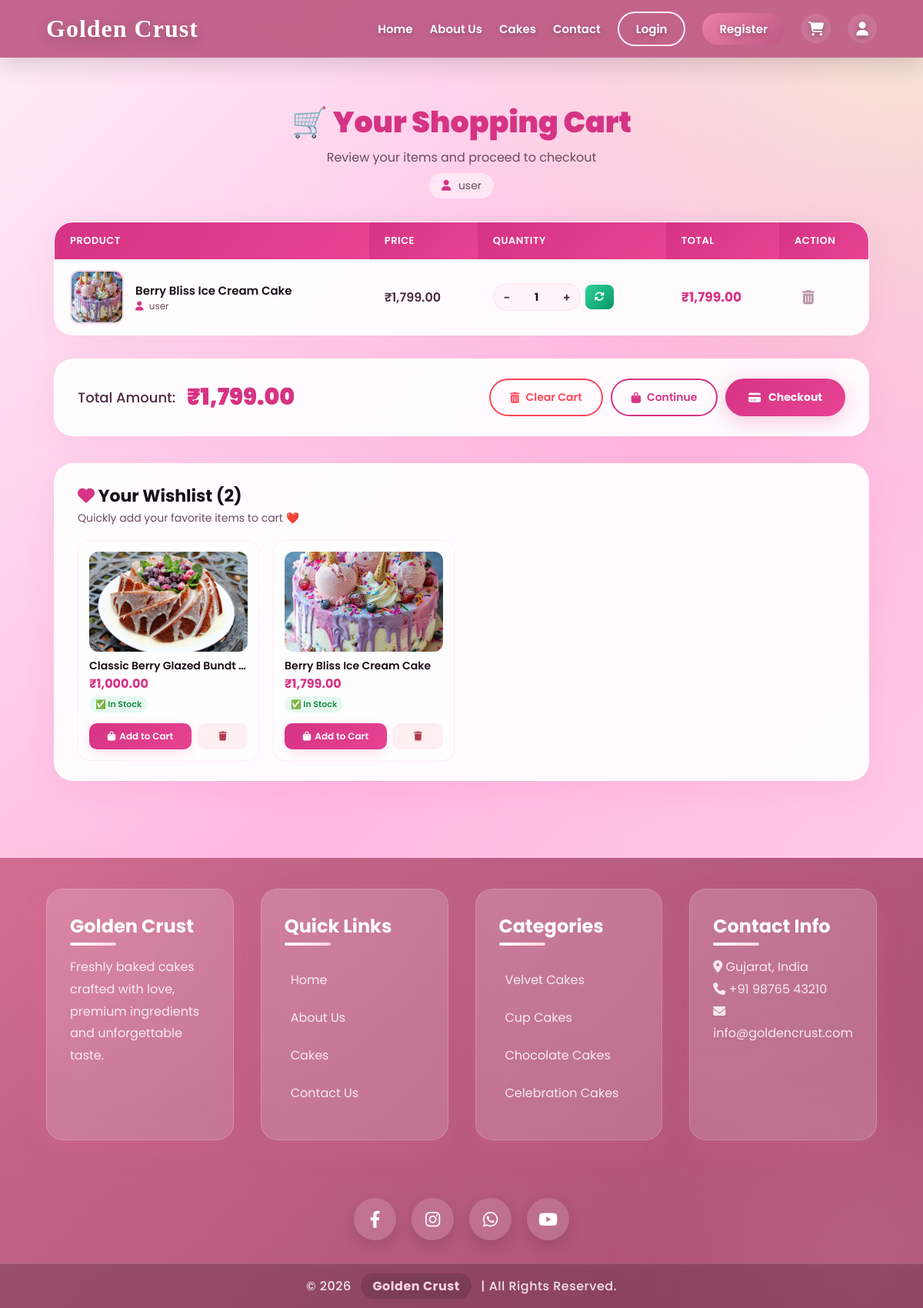
/cart.php (signed in), run on the app's committed database.
### tables this page shows
CREATE TABLE `users` (
  `id` int(11) NOT NULL,
  `name` varchar(100) NOT NULL,
  `address` text DEFAULT NULL,
  `city` varchar(100) DEFAULT NULL,
  `pincode` varchar(10) DEFAULT NULL,
  `state` varchar(100) DEFAULT NULL,
  `country` varchar(100) DEFAULT NULL,
  `username` varchar(100) DEFAULT NULL,
  `email` varchar(100) NOT NULL,
  `dob` date DEFAULT NULL,
  `password` varchar(100) NOT NULL,
  `gender` enum('Male','Female','Other') DEFAULT NULL,
  `mobileno` varchar(15) DEFAULT NULL,
  `created_at` timestamp NOT NULL DEFAULT current_timestamp(),
  `phone` varchar(20) DEFAULT NULL
);

CREATE TABLE `cart` (
  `id` int(11) NOT NULL,
  `user_id` int(11) NOT NULL,
  `product_id` int(11) NOT NULL,
  `itemname` varchar(255) NOT NULL,
  `price` decimal(10,2) NOT NULL,
  `quantity` int(11) NOT NULL DEFAULT 1,
  `total` decimal(10,2) NOT NULL,
  `img` varchar(255) DEFAULT NULL,
  `username` varchar(100) NOT NULL,
  `created_at` timestamp NOT NULL DEFAULT current_timestamp()
);

CREATE TABLE `wishlist` (
  `id` int(11) NOT NULL,
  `user_id` int(11) NOT NULL,
  `product_id` int(11) NOT NULL,
  `added_date` datetime DEFAULT current_timestamp()
);

CREATE TABLE `cakes` (
  `id` int(11) NOT NULL,
  `itemname` varchar(255) NOT NULL,
  `categories` enum('Chocolate','Fruit','Bundt','Velvet','Celebration','Ice Cream','Cupcake','Roll','Pastry') NOT NULL,
  `price` decimal(10,2) NOT NULL,
  `img` varchar(255) DEFAULT NULL,
  `description` text DEFAULT NULL,
  `stock` int(11) NOT NULL DEFAULT 0,
  `created_at` timestamp NOT NULL DEFAULT current_timestamp()
);

### cart.php (the view, shortened to what this page needs)
<?php
$conn = mysqli_connect("localhost","root","","golden_crust");
$user_id = $_SESSION['user_id'] ?? 0;
$user_query = mysqli_query($conn, "SELECT username FROM users WHERE id = '$user_id'");
$user_data = mysqli_fetch_assoc($user_query);
$username = $user_data['username'] ?? 'User';
$query = "SELECT * FROM cart WHERE user_id = '$user_id' ORDER BY created_at DESC";
$result = mysqli_query($conn, $query);
$grand_total = 0;
$cart_items = [];
while($row = mysqli_fetch_assoc($result)){
    $cart_items[] = $row;
    $grand_total += $row['total'];
}
$wishlist_items = [];
$wishlist_query = "
    SELECT w.*, c.itemname, c.price, c.img, c.description, c.stock
    FROM wishlist w
    JOIN cakes c ON w.product_id = c.id
    WHERE w.user_id = '$user_id'
    ORDER BY w.added_date DESC
";
$wishlist_result = mysqli_query($conn, $wishlist_query);
while($row = mysqli_fetch_assoc($wishlist_result)){
    $wishlist_items[] = $row;
}
$wishlist_count = count($wishlist_items);
?>
<!DOCTYPE html>
<html>
<head>
    <link rel="stylesheet" href="https://cdnjs.cloudflare.com/ajax/libs/font-awesome/6.4.0/css/all.min.css">
         <link rel="stylesheet" href="css/style.css">
    <link rel="stylesheet" href="css/cart.css">
</head>
<body>
<?php include 'includes/navbar.php'; ?>
<div class="cart-container">
    <div class="cart-header">
        <h1>🛒 Your Shopping Cart</h1>
        <p>Review your items and proceed to checkout</p>
        <div class="user-info">
            <i class="fas fa-user"></i> <?php echo htmlspecialchars($username); ?>
        </div>
    </div>
    <?php if(count($cart_items) > 0): ?>
        <div class="cart-table">
            <table>
                <thead>
                    <tr>
                        <th>Product</th>
                        <th>Price</th>
                        <th>Quantity</th>
                        <th>Total</th>
                        <th>Action</th>
                    </tr>
                </thead>
                <tbody>
                    <?php foreach($cart_items as $item): ?>
                    <tr>
                        <td>
                            <div class="product-info">
                                <?php if(!empty($item['img'])): ?>
                                    <img src="admin/uploads/<?php echo $item['img']; ?>" alt="<?php echo htmlspecialchars($item['itemname']); ?>">
                                <?php else: ?>
                                    <div class="no-img">
                                        <i class="fas fa-cake"></i>
                                    </div>
                                <?php endif; ?>
                                <div class="details">
                                    <div class="name"><?php echo htmlspecialchars($item['itemname']); ?></div>
                                    <div class="username">
                                        <i class="fas fa-user"></i> <?php echo htmlspecialchars($item['username']); ?>
                                    </div>
                                </div>
                            </div>
                        </td>
                        <td class="item-price">₹<?php echo number_format($item['price'], 2); ?></td>
                        <td>
                            <form method="POST" style="display: flex; align-items: center; gap: 6px;">
                                <div class="qty-control">
                                    <button type="button" onclick="changeQty(this, -1)">−</button>
                                    <input type="number" name="qty" value="<?php echo $item['quantity']; ?>" min="1">
                                    <button type="button" onclick="changeQty(this, 1)">+</button>
                                </div>
                                <button type="submit" name="update_cart" class="update-btn">
                                    <i class="fas fa-sync-alt"></i>
                                </button>
                            </form>
                        </td>
                        <td class="item-total">₹<?php echo number_format($item['total'], 2); ?></td>
                        <td>
                            <a href="?remove=<?php echo $item['id']; ?>" class="remove-btn" onclick="return confirm('Remove this item from cart?')">
                                <i class="fas fa-trash-alt"></i>
                            </a>
                        </td>
                    </tr>
                    <?php endforeach; ?>
                </tbody>
            </table>
        </div>
        <div class="cart-summary">
            <div class="left">
                <span class="total-label">Total Amount:</span>
                <span class="total-amount">₹<?php echo number_format($grand_total, 2); ?></span>
            </div>
            <div class="right">
                <a href="?clear=1" class="btn-danger" onclick="return confirm('Clear all items from cart?')">
                    <i class="fas fa-trash-alt"></i> Clear Cart
                </a>
                <a href="cakes.php" class="btn-secondary">
                    <i class="fas fa-shopping-bag"></i> Continue
                </a>
                <a href="checkout.php" class="btn-primary">
                    <i class="fas fa-credit-card"></i> Checkout
                </a>
            </div>
        </div>
    <?php endif; ?>
    <?php if(!empty($wishlist_items)): ?>
    <div class="wishlist-section">
        <h2><i class="fas fa-heart"></i> Your Wishlist (<?php echo $wishlist_count; ?>)</h2>
        <p class="wishlist-subtitle">Quickly add your favorite items to cart ❤️</p>
        <div class="wishlist-grid">
            <?php foreach($wishlist_items as $item):
                $stock = (int)$item['stock'];
                $price = number_format((float)$item['price'], 2);
                $img = !empty($item['img']) ? 'admin/uploads/' . htmlspecialchars($item['img']) : '';
            ?>
                <div class="wishlist-item" data-product-id="<?php echo $item['product_id']; ?>">
                    <?php if(!empty($img) && file_exists($img)): ?>
                        <img src="<?php echo $img; ?>" alt="<?php echo htmlspecialchars($item['itemname']); ?>">
                    <?php else: ?>
                        <div class="wishlist-no-img">
                            <i class="fas fa-cake"></i>
                        </div>
                    <?php endif; ?>
                    <div class="wishlist-info">
                        <div class="w-name"><?php echo htmlspecialchars($item['itemname']); ?></div>
                        <div class="w-price">₹<?php echo $price; ?></div>
                        <div class="w-stock <?php echo $stock > 0 ? 'in-stock' : 'out-stock'; ?>">
                            <?php echo $stock > 0 ? '✅ In Stock' : '❌ Out of Stock'; ?>
                        </div>
                    </div>
                    <div class="w-actions">
                        <?php if($stock > 0): ?>
                            <a href="?add_from_wishlist=<?php echo $item['product_id']; ?>&qty=1" class="w-btn w-btn-add" onclick="return confirm('Add this item to cart?')">
                                <i class="fas fa-shopping-bag"></i> Add to Cart
                            </a>
                        <?php else: ?>
                            <span class="w-btn w-btn-out" style="cursor:not-allowed;opacity:0.6;">
                                <i class="fas fa-ban"></i> Out of Stock
                            </span>
                        <?php endif; ?>
                        <a href="?remove_wishlist=<?php echo $item['product_id']; ?>" class="w-btn w-btn-remove" onclick="return confirm('Remove from wishlist?')">
                            <i class="fas fa-trash"></i>
                        </a>
                    </div>
                </div>
            <?php endforeach; ?>
        </div>
    </div>
    <?php endif; ?>
</div>
</body>
</html>
<?php include 'includes/footer.php'; ?>

### css/style.css (style rules this page uses)
* { margin: 0; padding: 0; box-sizing: border-box; font-family: 'Poppins', sans-serif; }
:root { --primary: #EC7FA9; --secondary: #FFB8E0; --dark: #BE5985; --light: #FFEDFA; --white: #ffffff; --text: #4a2c3a; --footer-bg: #c96a8f; --footer-dark: #a84d72; }
html { scroll-behavior: smooth; }
body { background: radial-gradient(circle at top right, #f5e6d3 0%, transparent 30%), radial-gradient(circle at bottom left, #d9b38c 0%, transparent 30%), linear-gradient(135deg, #FFEDFA, #FFB8E0, #FFD6EC); color: var(--text); overflow-x: hidden; padding-top: 80px; }
.btn-primary { text-decoration: none; background: linear-gradient(135deg, #EC7FA9, #BE5985); color: #fff; padding: 15px 35px; border-radius: 35px; font-weight: 600; transition: 0.4s; box-shadow: 0 10px 25px rgba(111, 78, 55, 0.25); display: inline-block; border: none; cursor: pointer; }
.btn-secondary { text-decoration: none; border: 2px solid #6f4e37; color: #6f4e37; background: #fff; padding: 15px 35px; border-radius: 35px; font-weight: 600; transition: 0.4s; display: inline-block; cursor: pointer; }

### data on the page
users: username "user"
cart: img (picture), itemname "Berry Bliss Ice Cream Cake", username "user", price "1,799.00", qty "1", total "1,799.00"
wishlist: product.img (picture), product.itemname "Classic Berry Glazed Bundt…", product.price "1,000.00"
wishlist: product.img (picture), product.itemname "Berry Bliss Ice Cream Cake", product.price "1,799.00"

### other printed values
$grand_total "1,799.00"
$wishlist_count "2"
